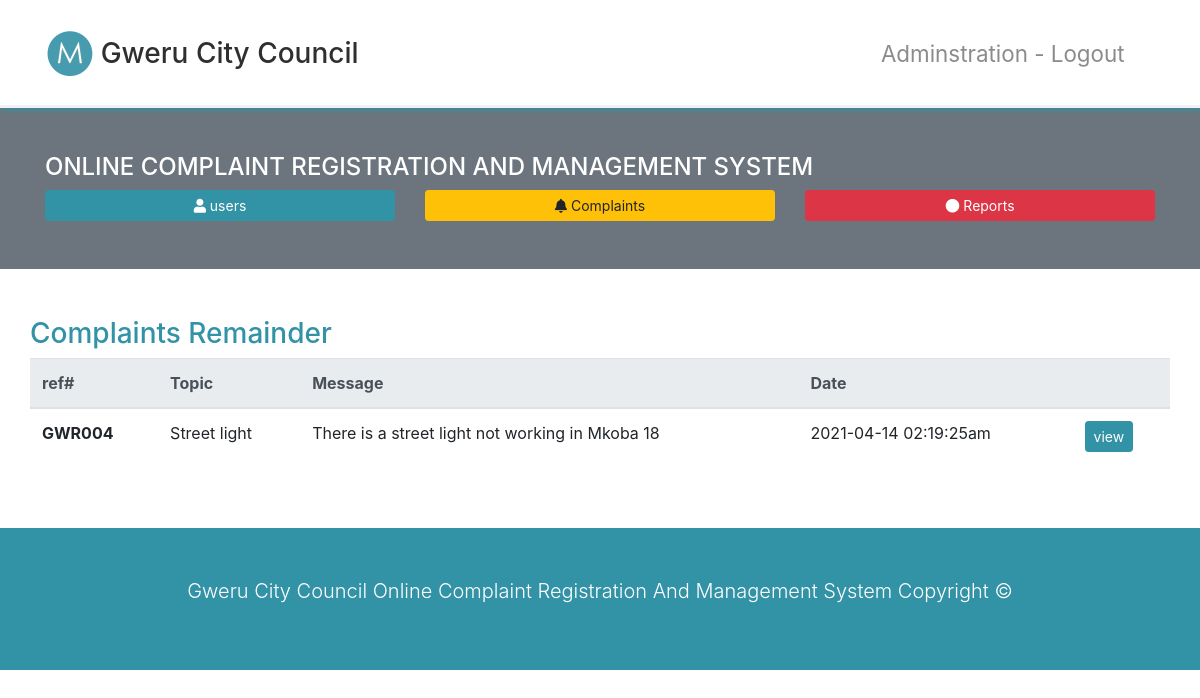
Page /admin/home.php on the committed database.
### tables this page shows
CREATE TABLE `complaints` (
  `complaint_id` int(255) NOT NULL,
  `user_id` int(11) NOT NULL,
  `topic` varchar(255) NOT NULL,
  `message` text NOT NULL,
  `complaint_status` varchar(255) NOT NULL DEFAULT 'not updated',
  `feedback` text NOT NULL DEFAULT 'not send',
  `complaint_image` text NOT NULL DEFAULT '\'not inserted\'',
  `complaint_date` varchar(255) NOT NULL
);

### admin/home.php (the view, shortened to what this page needs)
<?php include('../includes/db.php'); ?>
<!DOCTYPE html>
<html lang="en">
<head>
    <link rel="stylesheet" href="https://use.fontawesome.com/releases/v5.0.13/css/all.css">
    <link rel="stylesheet" href="../css/bootstrap.css">
    <link rel="stylesheet" href="../css/style.css">
</head>
<body id="home" data-spy="scroll" data-target="#main-nav">
    <nav class="navbar navbar-expand-md navbar-light fixed-top py-4" id="main-nav">
        <div class="container">
            <a href="#home" class="navbar-brand">
                <img src="../img/mlogo.png" width="50" height="50" alt="">
                <h3 class="d-inline align-middle"> Gweru City Council</h3>
            </a>
            <div class="collapse navbar-collapse" id="navbarCollapse">
                <ul class="navbar-nav ml-auto">
                    <li class="nav-item">
                        <a href="index.php" class="nav-link">Adminstration - Logout</a>
                    </li>
                </ul>
            </div>
        </div>
    </nav>
  <section id="newsletter" class="bg-secondary text-white py-5">
        <div class="container">
        <h4 class="">
                ONLINE COMPLAINT REGISTRATION AND MANAGEMENT SYSTEM
            </h4>
            <div class="row">
                <div class="col-md-4">
                    <a href="users.php" class="btn btn-primary btn-sm btn-block">
                        <i class="fas fa-user"></i> users
                    </a>
                </div>
                <div class="col-md-4">
                    <a href="home.php" class="btn btn-warning btn-sm btn-block">
                        <i class="fas fa-bell"></i> Complaints
                    </a>
                </div>
                <div class="col-md-4">
                    <a href="reports.php" class="btn btn-danger btn-sm btn-block">
                        <i class="fas fa-circle"></i> Reports
                    </a>
                </div>
            </div>
        </div>
    </section>
     <section id="boxes" class="py-5">
        <div class="container">
            <div class="row">
            <h3 class="text-primary">Complaints Remainder</h3>
            <table class="table">
                <thead class="thead-light">
                    <tr>
                    <th scope="col">ref#</th>
                    <th scope="col">Topic</th>
                    <th scope="col">Message</th>
                    <th scope="col">Date</th>
                    <th scope="col"></th>
                    </tr>
                </thead>
                <tbody>
                <?php
$sql = "SELECT * FROM complaints WHERE complaint_status = 'not updated'";
$result = $conn->query($sql);
if ($result->num_rows > 0) {
  while($row = $result->fetch_assoc()) {
      $complaint_id = $row["complaint_id"];
      $topic = $row["topic"];
      $message = $row["message"];
      $complaint_date = $row["complaint_date"];
?>
                    <tr>
                        <th scope="row">GWR00<?php echo $complaint_id ?></th>
                        <td><?php echo $topic ?></td>
                        <td><?php echo $message ?></td>
                        <td><?php echo $complaint_date ?></td>
                        <td><a href="view.php?view=<?php echo $complaint_id; ?>" class="btn btn-primary btn-sm">view</a></td>
                    </tr>
                    <?php }
                            } else {
                              echo "<p class='py-5 mt-5 alert alert-info'>No Compaints</p>";
                            }
                    ?>
                </tbody>
            </table>
            </div>
        </div>
    </section>
   <footer id="main-footer" class="py-5 bg-primary text-white">
        <div class="container">
            <div class="row text-center">
                <div class="col-md-12 ml-auto">
                    <p class="lead">
                    Gweru City Council Online Complaint Registration And Management System Copyright &copy;
                    </p>
                </div>
            </div>
        </div>
    </footer>
</body>
</html>

### css/style.css (style rules this page uses)
body { margin-top: 105px; }
.navbar { box-shadow: 2px 2px 5px #3292a6; opacity: 0.9; background: #fff; }
.navbar .nav-item { font-size: 1.4rem; padding-right: 1.4rem; }

### rows in the picture
complaints: complaint_id "4", topic "Street light", message "There is a street light not working in Mkoba 18", complaint_date "2021-04-14 02:19:25am"
